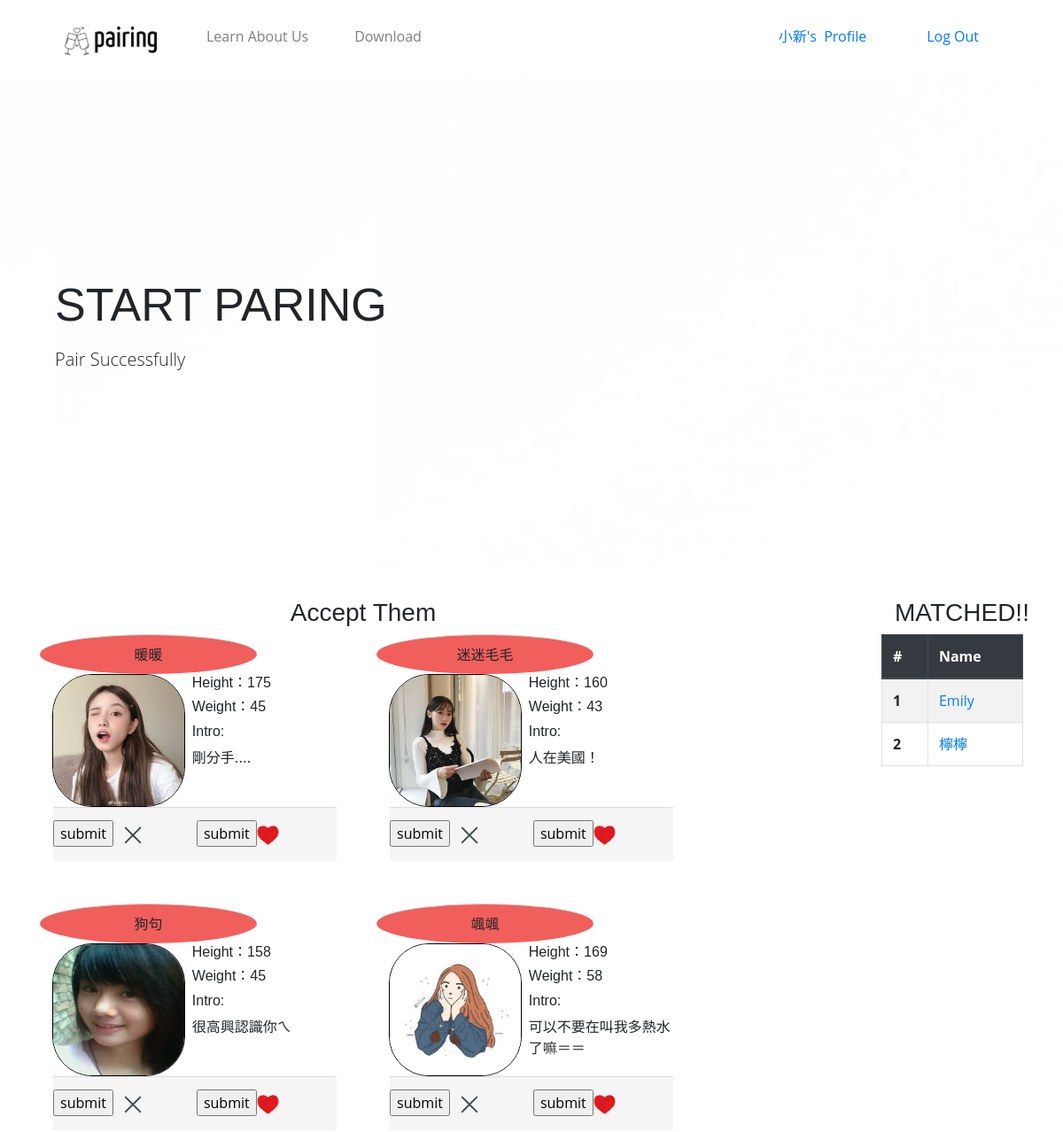
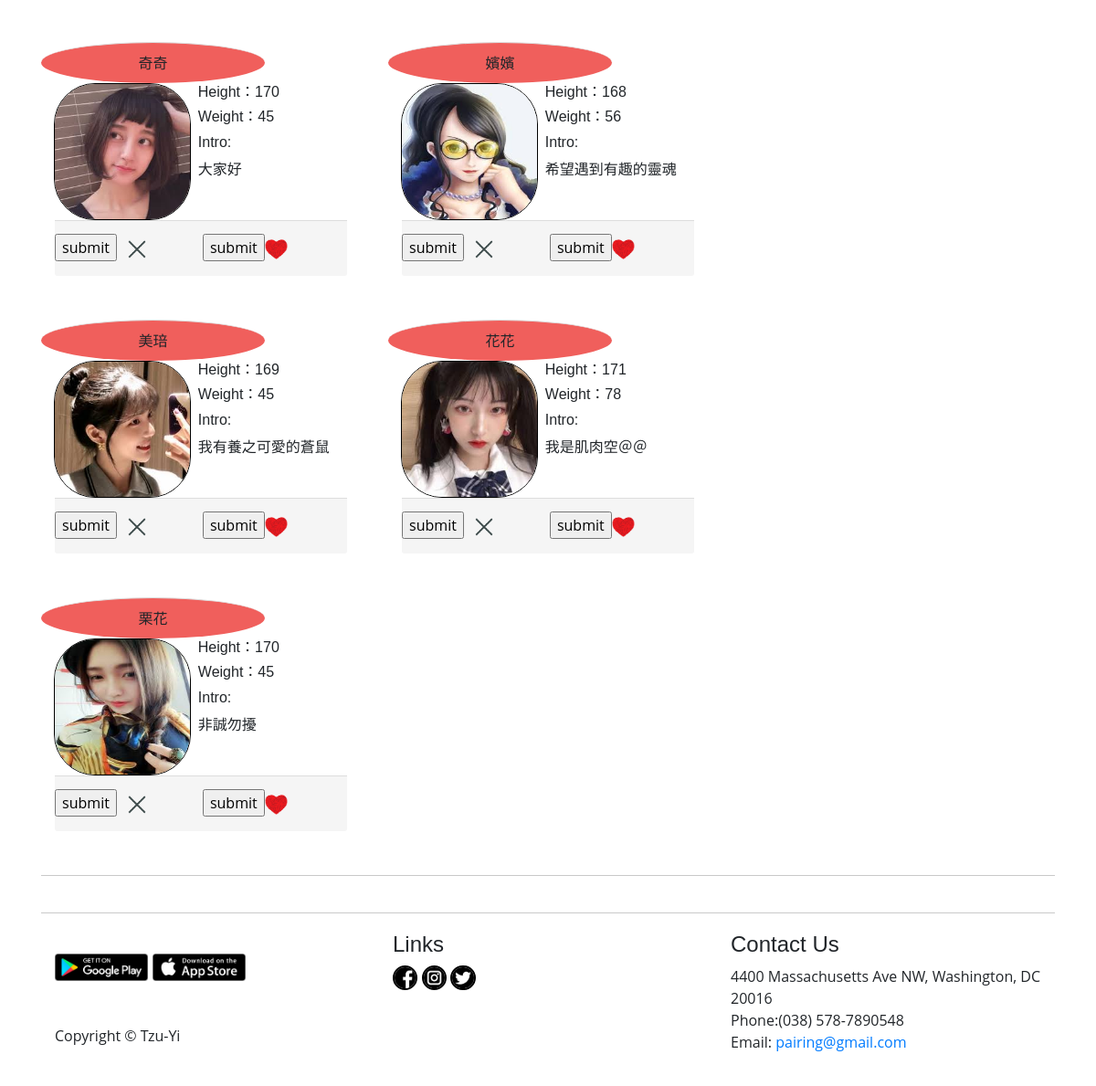
The app's page /pairing/ (signed in) with its own data (2 pictures, top to bottom).
### pairs/models.py (models this page shows, shortened)
class UserRigister(models.Model):
	GENDER_CHOICES = (
        ('Male', 'Male'),
        ('Female', 'Female'),
    )
	userid = models.CharField(max_length=20,null=False)
	password = models.CharField(max_length = 20, null=False)
	email = models.EmailField()
	name = models.CharField(max_length=20)
	height = models.PositiveIntegerField(default = 170)
	weight = models.PositiveIntegerField(default = 70)
	gender = models.CharField(max_length=20,choices=GENDER_CHOICES,default='Male')
	pair_gender = models.CharField(max_length=20,choices=GENDER_CHOICES,default='Male')
	photo = models.ImageField(upload_to='image/')
	phone = models.CharField(max_length=10)
	intro = models.CharField(max_length=20,default='')

### pairs/views.py (the view, shortened to what this page needs)
# urls.py: path('pairing/',pairs.pairing),
def pairing(request):
	userid=request.session['userid']
	username=request.session['username']
	user = models.UserRigister.objects.get(userid = userid)
	users = models.UserRigister.objects.all()
	message='來選'
	a = []
	b=[]
	c=[]
	d=[]
	notnumbers = models.NotPairid.objects.filter(person = user)
	for notnum in notnumbers:
		b=[notnum.notpairid]+b
	numbers = models.Pairid.objects.filter(person = user)
	for num in numbers:
		a=[num.pairid]+a
	choiceid = models.Pairid.objects.filter(person=user)
	for choiceid_solo in choiceid:
		c=[choiceid_solo.pairid]+c
	unpair=models.UserRigister.objects.filter(id__in=c)
	for unpair_solo in unpair:
		unpair_pairid=models.Pairid.objects.filter(person = unpair_solo)
		for unpair_pairid_solo in unpair_pairid:
			if unpair_pairid_solo.pairid==user.id:
				d=[unpair_solo.id]+d
				message='Pair Successfully'
	pair=models.UserRigister.objects.filter(id__in=d)
	exuser=models.UserRigister.objects.filter(gender=user.pair_gender).exclude(id=user.id).exclude(id__in=a+b)
	return render(request,'pairs/pairing.html', locals())

### templates/pairs/pairing.html (shortened to what this page needs)
{%extends 'pairs/base.html'%}
{% load static%}
{% block content %}
		<section id='intro' >
			<div class='jumbotron'>
				<div class='container'>
					<div class="col-md-12">
						<h1>START PARING</h1>
						<p class="lead">{% if message%}
						{{message}}
						{% endif %}</p>
					</div>
				</div>
			</div>
		</section>
<div class='container' id='div2'>
	<div class='row'>
	<div class="col-md-8">
		<div class="col-md-12" align="center">
			<h3>Accept Them<h3>
		</div>
		<div class='row'>
{% for use in exuser%}
			<div class="col-md-6">
				<div class="panel panel-default">
 <div class="panel-footer1">{{use.name}}</div>
    <div class='row'>&nbsp;&nbsp;&nbsp;<div class="col-md-4"><img src="/media/{{use.photo}}" class="circle2" alt="image" width="150" height="150"></div><div class="col-md-1"></div><div class="col-md-6"><h6>Height：{{use.height}}</h6>
 <h6>Weight：{{use.weight}}</h6>
 <h6>Intro:</h6>{{use.intro}}
</div>
    																										</div>
   <div class='container'> <div class="panel-footer"><div class="row">
    <form method="POST">
<input type="submit" name='n{{use.id}}' id="n{{use.id}}"  value='submit'><img src="/static/images/cross.png"   width="40px">
 <input type="submit" name='{{use.id}}' id="{{use.id}}" align="right" value='submit'><img src="/static/images/heart.png"   width="25px">{% csrf_token %}
</form>
	</div>
</div>
</div></div>
		<br><br>
			</div>
{%endfor%}
		</div>
	</div>
	<div class="col-md-2">
	</div>
	<div class="col-md-2">
		<div class="col-md-12"><h3>MATCHED!!<h3></div>
		  <table class="table table-bordered table-striped" align="center">
  <thead class="thead-dark">
    <tr>
      <th scope="col">#</th>
      <th scope="col">Name</th>
    </tr>
  </thead>
        <tbody>
                {%for use in pair%}
     <tr>
      <th scope="row">{{forloop.counter}}</th>
      <td><a href="{% url 'pair_profile-url' use.name %}">{{use.name}}</td>
    </tr>
                {% endfor%}
        </tbody>
    </table>
</div>
	</div>
	<footer></footer>
{% endblock %}

### templates/pairs/base.html (shortened to what this page needs)
<!DOCTYPE html>
<html>
<head>
	<link rel="stylesheet" href="https://stackpath.bootstrapcdn.com/bootstrap/4.3.1/css/bootstrap.min.css">
</head>
<body>
		<header>
			<div class="container">
			{% include 'pairs/header.html'%}
			</div>
		</header>
{% block content %}{% endblock %}
		<footer>
			{% include 'pairs/footer.html'%}
		</footer>
</body>
</html>

### templates/pairs/header.html (shortened to what this page needs)
<nav class="navbar navbar-expand-lg navbar-light">
  <a class="navbar-brand" href="/"><img src="/static/images/logo.JPG" width='130'></a>
 	<div class="collapse navbar-collapse" id="navbarSupportedContent">
    <ul class="navbar-nav mr-auto">
      <li class="nav-item">
        <a class="nav-link" href="/Learn_about_us/">Learn About Us</a>
      </li>
      <li class="nav-item">
        <a class="nav-link" href="#">Download</a>
      </li>
   </ul>
    {% if username%}
        <ul class="nav pull-right">
      <li class="nav-item"><a class ="nav-link" href="/profile/">{{username}}'s &nbsp;Profile</a></li>
   </ul>
      <ul class="nav pull-right">
      <li class="nav-item"><a class ="nav-link" href="/logout/">Log Out</a></li>
   </ul>
    {%else%}
    <ul class="nav pull-right">
      <li><a>
Please Sign In</a></li>
   </ul>
   {%endif%}
  </div>
</nav>

### templates/pairs/footer.html (shortened to what this page needs)
<div class='container'>
	<div class='row'>
		<div class='col-md-4 text-left'>
			<br>
			<a href="/"><img src="/static/images/googleplay.png" width="30%"></a>
			<a href="/"><img src="/static/images/apple.png" width="30%"></a>
<br><br><br>
			<p>Copyright © Tzu-Yi</p>
		</div>
			<div class='col-md-4 text-left'>
				<h4>Links</h4>
				<a href="/"><img class="circle" src="/static/images/facebook.png" width="8%" border-radius:50%;></a>
				<a href="/"><img class="circle" src="/static/images/instagram.png" width="8%"></a>
				<a href="/"><img class="circle" src="/static/images/twitter.png" width="8%">
			</a>
		</div>
			<div class='col-md-4 text-left'>
				<h4>Contact Us</h4>
				<p>4400 Massachusetts Ave NW, Washington, DC 20016<br>
						Phone:(038) 578-7890548<br>
						Email: <a href="mailto: pairing@gmaail.com">pairing@gmail.com</a>
		</div>
	</div>
</div>

### templates/pairs/base.html (style rules this page uses)
#intro .jumbotron { height: 70vh; background-image: url("/static/images/background.png"); background-repeat: no-repeat; background-attachment: fixed; background-position: center; background-size: cover; }
h1,h2,h3,h4,h5,h6 { font-family: 'Noto Sans TC', sans-serif; }
p,a,input,label,textarea,span,ul,li,table,form { font-family: 'Open Sans', sans-serif; }
#intro h1 { font-size: 52px; font-wight: 400; line-height: 1.5; }
#intro .container { position: relative; top: 50%; -webkit-transform: translateY(-50%); -ms-transform: translateY(-50%); transform: translateY(-50%); }
header li { margin:0 18px; }
footer { border-top: solid 1px #c9c9c9; padding: 20px 0px; }
img.circle { border-radius: 50%; border: 1px solid rgba(255,0,0,1.00); width: 200; border:2px black solid; }
img.circle2 { border-radius: 30%; border:1px black solid; }

### templates/pairs/header.html (style rules this page uses)
h1,h2,h3,h4,h5,h6 { font-family: 'Noto Sans TC', sans-serif; }
p,a,input,label,textarea,span,ul,li,table,form { font-family: 'Open Sans', sans-serif; }

### templates/pairs/pairing.html (style rules this page uses)
.panel-footer { padding: 10px 15px; background-color: #f5f5f5; border-top: 1px solid #ddd; border-bottom-right-radius: 3px; border-bottom-left-radius: 3px; }
.panel-footer1 { padding: 10px 15px; background-color: #f05f5c; border-top: 1px solid #ddd; border-bottom-right-radius: 3px; border-bottom-left-radius: 3px; border-radius: 70%; text-align: center; width: 70%; }

### records on screen
UserRigister: name "暖暖", photo (picture), height "175", weight "45", intro "剛分手...."
UserRigister: name "迷迷毛毛", photo (picture), height "160", weight "43", intro "人在美國！"
UserRigister: name "狗句", photo (picture), height "158", weight "45", intro "很高興認識你ㄟ"
UserRigister: name "颯颯", photo (picture), height "169", weight "58", intro "可以不要在叫我多熱水了嘛＝＝"
UserRigister: name "奇奇", photo (picture), height "170", weight "45", intro "大家好"
UserRigister: name "嬪嬪", photo (picture), height "168", weight "56", intro "希望遇到有趣的靈魂"
UserRigister: name "美琣", photo (picture), height "169", weight "45", intro "我有養之可愛的蒼鼠"
UserRigister: name "花花", photo (picture), height "171", weight "78", intro "我是肌肉空＠＠"
UserRigister: name "栗花", photo (picture), height "170", weight "45", intro "非誠勿擾"
UserRigister: name "Emily"
UserRigister: name "檸檸"

### other values on screen
{{ username }} "小新"
{{ message }} "Pair Successfully"
